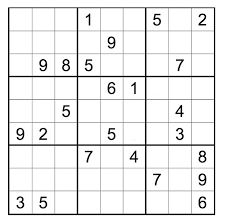
#> input picture fun/sudoku.png, 225 x 224 px
$ python stuff.py
#> lines starting #> are read from the running program, lines starting #| are printed output that depends on the picture; after the words box and inside, x2 and y2 are one past the last pixel; in counts of white or black regions, pixels touching at a corner belong together
import cv2
import numpy as np
import joblib
import os

# Load pre-trained digit recognition model
model_path = "digit_classifier.pkl"
if os.path.exists(model_path):
    model = joblib.load(model_path)
else:
    print(
        f"Error: The model file '{model_path}' was not found. Please provide a valid model file."
    )
    model = None


# Sudoku solver function
def solve_sudoku(grid):
    def is_valid(num, row, col):
        for i in range(9):
            if grid[row][i] == num or grid[i][col] == num:
                return False
        start_row, start_col = 3 * (row // 3), 3 * (col // 3)
        for i in range(start_row, start_row + 3):
            for j in range(start_col, start_col + 3):
                if grid[i][j] == num:
                    return False
        return True

    def solve():
        for row in range(9):
            for col in range(9):
                if grid[row][col] == 0:
                    for num in range(1, 10):
                        if is_valid(num, row, col):
                            grid[row][col] = num
                            if solve():
                                return True
                            grid[row][col] = 0
                    return False
        return True

    return solve()


# Load the image
image_path = "sudoku.png"
image = cv2.imread(image_path, cv2.IMREAD_GRAYSCALE)
#> image: shape (224, 225); min 0, max 255, mean 237

# Pre-process the image
blur = cv2.GaussianBlur(image, (5, 5), 0)
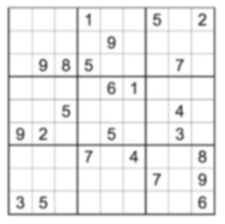
#> blur: shape (224, 225); min 77, max 255, mean 237
thresh = cv2.adaptiveThreshold(blur, 255, 1, 1, 11, 2)
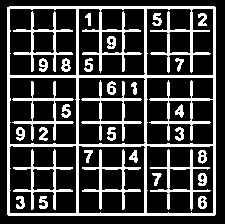
#> thresh: shape (224, 225); 24.6% white; 31 white regions, largest, box (x1, y1, x2, y2) and area: (7, 6, 216, 216) 6820, (81, 80, 142, 141) 646, (12, 81, 74, 141) 644
inverted_thresh = cv2.bitwise_not(thresh)
#> inverted_thresh: shape (224, 225); 75.4% white; 31 black regions

# Find contours
digits = []
contours, _ = cv2.findContours(thresh, cv2.RETR_EXTERNAL, cv2.CHAIN_APPROX_SIMPLE)
#> contours = 1 contour; box (x1, y1, x2, y2) and area: (7, 6, 216, 216) 43469
cell_size = image.shape[0] // 9
#> cell_size = 24
sudoku_grid = [[0 for _ in range(9)] for _ in range(9)]
#> sudoku_grid = 9 items, first 6: [0, 0, 0, 0, 0, 0, 0, 0, 0], [0, 0, 0, 0, 0, 0, 0, 0, 0], [0, 0, 0, 0, 0, 0, 0, 0, 0], [0, 0, 0, 0, 0, 0, 0, 0, 0], [0, 0, 0, 0, 0, 0, 0, 0, 0], [0, 0, 0, 0, 0, 0, 0, 0, 0]
for contour in contours:
    (x, y, w, h) = cv2.boundingRect(contour)
    if (
        20 < w < 50 and 20 < h < 50
    ):  # Filtering contours by size to detect individual cells
        digit_image = inverted_thresh[y : y + h, x : x + w]
        digit_image = cv2.resize(digit_image, (28, 28))
        digit_image = digit_image / 255.0  # Normalize the image
        digit_image = np.expand_dims(digit_image, axis=-1)
        digit_image = np.expand_dims(digit_image, axis=0)

        # Predict the digit using the pre-trained model
        if model is not None:
            prediction = model.predict(digit_image.reshape(1, -1))
            digit = int(prediction[0])
            row, col = y // cell_size, x // cell_size
            sudoku_grid[row][col] = digit
        else:
            # Fallback to manual input if model is not available
            print(
                f"Enter the digit for cell at row {y // cell_size + 1}, column {x // cell_size + 1}: "
            )
            digit = int(input())
            sudoku_grid[y // cell_size][x // cell_size] = digit
#> this loop made 1 pass
#> (x, y, w, h) on pass 1: (7, 6, 209, 210)

# Solve the Sudoku
if solve_sudoku(sudoku_grid):
    print("Sudoku solved successfully:")
    for row in sudoku_grid:
        print(row)
#> this loop made 9 passes
#> row on passes 1 to 9: [1, 2, 3, 4, 5, 6, 7, 8, 9], [4, 5, 6, 7, 8, 9, 1, 2, 3], [7, 8, 9, 1, 2, 3, 4, 5, 6], [2, 1, 4, 3, 6, 5, 8, 9, 7], [3, 6, 5, 8, 9, 7, 2, 1, 4], [8, 9, 7, 2, 1, 4, 3, 6, 5], [5, 3, 1, 6, 4, 2, 9, 7, 8], [6, 4, 2, 9, 7, 8, 5, 3, 1], [9, 7, 8, 5, 3, 1, 6, 4, 2]
#| [1, 2, 3, 4, 5, 6, 7, 8, 9]
#| [4, 5, 6, 7, 8, 9, 1, 2, 3]
#| [7, 8, 9, 1, 2, 3, 4, 5, 6]
#| [2, 1, 4, 3, 6, 5, 8, 9, 7]
#| [3, 6, 5, 8, 9, 7, 2, 1, 4]
#| [8, 9, 7, 2, 1, 4, 3, 6, 5]
#| [5, 3, 1, 6, 4, 2, 9, 7, 8]
#| [6, 4, 2, 9, 7, 8, 5, 3, 1]
#> (further printed lines are left out)
else:
    print("Failed to solve Sudoku.")

$ run again, with fun/suduko_image.jpg saved as fun/sudoku.png
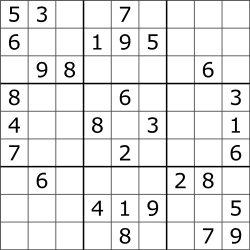
#> input picture fun/suduko_image.jpg, 250 x 250 px
#> image is the input picture: shape (250, 250); min 0, max 255, mean 231.5
#> `blur = cv2.GaussianBlur(image, (5, 5), 0)`:
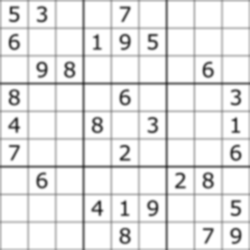
#> blur: shape (250, 250); min 45, max 255, mean 232.2
#> `thresh = cv2.adaptiveThreshold(blur, 255, 1, 1, 11, 2)`:
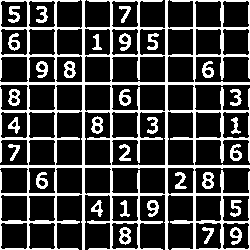
#> thresh: shape (250, 250); 25.2% white; 31 white regions, largest, box (x1, y1, x2, y2) and area: (0, 0, 250, 250) 12558, (119, 227, 131, 245) 130, (64, 61, 76, 78) 129
#> inverted_thresh: shape (250, 250); 74.8% white; 31 black regions
#> contours = 9 contours; largest, box (x1, y1, x2, y2) and area: (0, 0, 250, 250) 45880, (202, 172, 214, 189) 144, (8, 89, 20, 106) 141, (230, 144, 242, 161) 116, (202, 61, 214, 78) 114
#> sudoku_grid = 9 items, first 6: [0, 0, 0, 0, 0, 0, 0, 0, 0], [0, 0, 0, 0, 0, 0, 0, 0, 0], [0, 0, 0, 0, 0, 0, 0, 0, 0], [0, 0, 0, 0, 0, 0, 0, 0, 0], [0, 0, 0, 0, 0, 0, 0, 0, 0], [0, 0, 0, 0, 0, 0, 0, 0, 0]
#> the loop `for contour in contours:` made 9 passes
#> (x, y, w, h) on passes 1 to 8: (147, 200, 12, 17), (91, 200, 12, 17), (202, 172, 12, 17), (230, 144, 12, 17), (8, 144, 12, 17), (230, 89, 12, 17), (8, 89, 12, 17), (202, 61, 12, 17)
#> the loop `for row in sudoku_grid:` made 9 passes
#> row on passes 1 to 8: [1, 2, 3, 4, 5, 6, 7, 8, 9], [4, 5, 6, 7, 8, 9, 1, 2, 3], [7, 8, 9, 1, 2, 3, 4, 5, 6], [2, 1, 4, 3, 6, 5, 8, 9, 7], [3, 6, 5, 8, 9, 7, 2, 1, 4], [8, 9, 7, 2, 1, 4, 3, 6, 5], [5, 3, 1, 6, 4, 2, 9, 7, 8], [6, 4, 2, 9, 7, 8, 5, 3, 1]
#> (printed output is left out)
